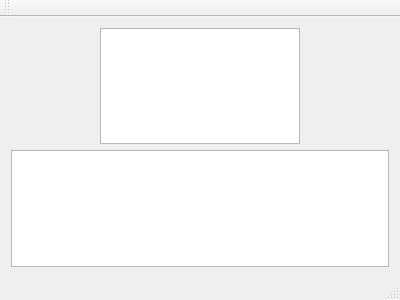
<?xml version="1.0" encoding="UTF-8"?>
<ui version="4.0">
 <class>MainWindow</class>
 <widget class="QMainWindow" name="MainWindow">
  <property name="geometry">
   <rect>
    <x>0</x>
    <y>0</y>
    <width>400</width>
    <height>300</height>
   </rect>
  </property>
  <property name="windowTitle">
   <string>MainWindow</string>
  </property>
  <widget class="QWidget" name="centralWidget">
   <layout class="QVBoxLayout" name="verticalLayout">
    <item>
     <layout class="QHBoxLayout" name="mainLayout">
      <item>
       <widget class="QListWidget" name="listTask">
        <property name="sizePolicy">
         <sizepolicy hsizetype="Maximum" vsizetype="Expanding">
          <horstretch>0</horstretch>
          <verstretch>0</verstretch>
         </sizepolicy>
        </property>
        <property name="minimumSize">
         <size>
          <width>60</width>
          <height>0</height>
         </size>
        </property>
        <property name="maximumSize">
         <size>
          <width>200</width>
          <height>16777215</height>
         </size>
        </property>
       </widget>
      </item>
     </layout>
    </item>
    <item>
     <widget class="QTextEdit" name="mathConsole"/>
    </item>
   </layout>
  </widget>
  <widget class="QMenuBar" name="menuBar">
   <property name="geometry">
    <rect>
     <x>0</x>
     <y>0</y>
     <width>400</width>
     <height>20</height>
    </rect>
   </property>
  </widget>
  <widget class="QToolBar" name="mainToolBar">
   <attribute name="toolBarArea">
    <enum>TopToolBarArea</enum>
   </attribute>
   <attribute name="toolBarBreak">
    <bool>false</bool>
   </attribute>
  </widget>
  <widget class="QStatusBar" name="statusBar"/>
 </widget>
 <layoutdefault spacing="6" margin="11"/>
 <resources/>
 <connections/>
</ui>
